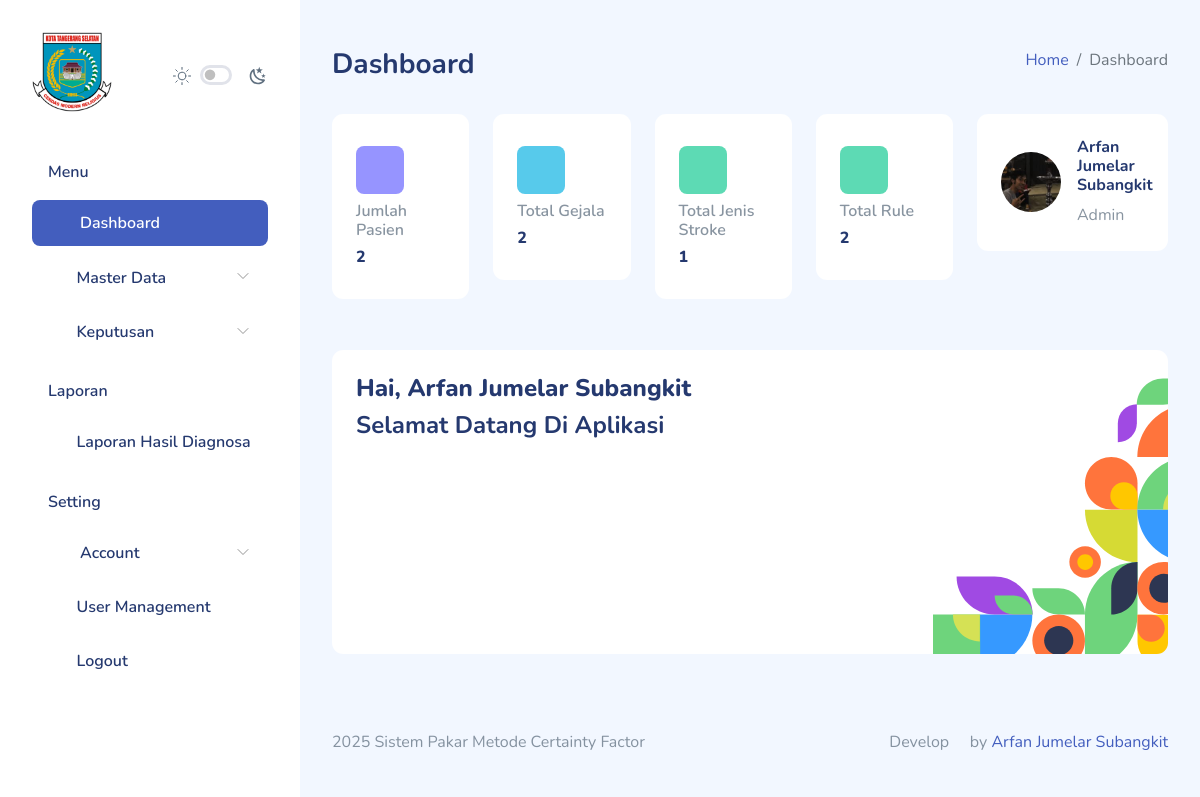
The page /dashboard (signed in) on the database as committed earlier.
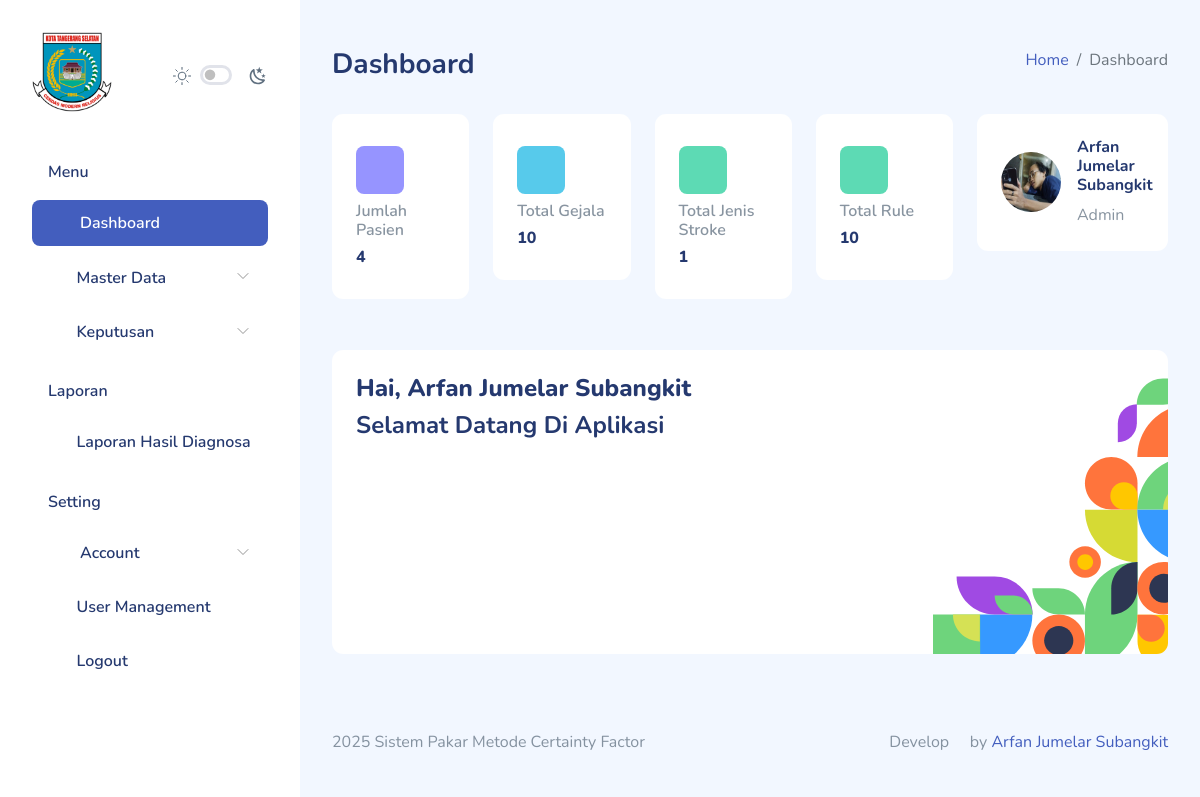
The same page on the database as committed later.
### tables this page shows
CREATE TABLE `users` (
  `id` int(11) NOT NULL,
  `username` varchar(250) NOT NULL,
  `nama` varchar(250) NOT NULL,
  `email` varchar(250) NOT NULL,
  `password` varchar(250) NOT NULL,
  `role` enum('Admin','Perawat') NOT NULL,
  `status` enum('Aktif','Tidak Aktif') NOT NULL,
  `avatar` varchar(250) NOT NULL,
  `created_at` timestamp NOT NULL DEFAULT current_timestamp(),
  `updated_at` timestamp NULL DEFAULT NULL
);

### partials/sidebar.php (called while the page is built, shortened)
<?php
$id = $_SESSION["id"];
$user = query("SELECT * FROM users WHERE id = $id")[0];
?>

### functions.php (called while the page is built, shortened)
<?php
$db = mysqli_connect("localhost", "root", "", "dev-arfan");
function query($query)
{
    global $db;
    $result = mysqli_query($db, $query);
    $rows = [];
    if ($result) {
        if (mysqli_num_rows($result) > 0) {
            while ($row = mysqli_fetch_assoc($result)) {
                $rows[] = $row;
            }
        }
    } else {
        echo "Error: " . mysqli_error($db);
    }
    return $rows;
}

### dashboard/index.php (the view, shortened to what the changed rows need)
<?php
include_once("../auth_check.php");
$role = $_SESSION['role'];
if ($role == 'Admin') {
    $query = query("
        SELECT
            (SELECT COUNT(*) FROM gejala) AS total_gejala,
            (SELECT COUNT(*) FROM penyakit) AS total_penyakit,
            (SELECT COUNT(*) FROM rule) AS total_rule,
            (SELECT COUNT(*) FROM pasien) AS total_pasien
    ");
}
$totalGejala = $query[0]['total_gejala'];
$totalRule = $query[0]['total_rule'];
$totalPasien = $query[0]['total_pasien'];
?>
<!DOCTYPE html>
<html lang="en">
<head>
    <link rel="stylesheet" href="../assets/compiled/css/app.css">
    <link rel="stylesheet" href="../assets/compiled/css/app-dark.css">
    <link rel="stylesheet" href="../assets/compiled/css/iconly.css">
    <link rel="stylesheet" href="../assets/extensions/@fortawesome/fontawesome-free/css/all.min.css">
</head>
<body>
    <div id="app">
        <?php require_once '../partials/sidebar.php'; ?>
        <div id="main">
            <div class="page-heading">
                <section class="section">
                    <section class="row">
                        <div class="col-12 col-lg-9">
                            <div class="row">
                                <div class="col-6 col-lg-3 col-md-6">
                                    <div class="card">
                                        <div class="card-body px-4 py-4-5">
                                            <div class="row">
                                                <div class="col-md-8 col-lg-12 col-xl-12 col-xxl-8">
                                                    <h6 class="text-muted font-semibold">Jumlah Pasien</h6>
                                                    <h6 class="font-extrabold mb-0"><?= $totalPasien; ?></h6>
                                                </div>
                                            </div>
                                        </div>
                                    </div>
                                </div>
                                <div class="col-6 col-lg-3 col-md-6">
                                    <div class="card">
                                        <div class="card-body px-4 py-4-5">
                                            <div class="row">
                                                <div class="col-md-8 col-lg-12 col-xl-12 col-xxl-8">
                                                    <h6 class="text-muted font-semibold">Total Gejala</h6>
                                                    <h6 class="font-extrabold mb-0"><?= $totalGejala; ?></h6>
                                                </div>
                                            </div>
                                        </div>
                                    </div>
                                </div>
                                <div class="col-6 col-lg-3 col-md-6">
                                    <div class="card">
                                        <div class="card-body px-4 py-4-5">
                                            <div class="row">
                                                <div class="col-md-8 col-lg-12 col-xl-12 col-xxl-8">
                                                    <h6 class="text-muted font-semibold">Total Rule</h6>
                                                    <h6 class="font-extrabold mb-0"><?= $totalRule; ?></h6>
                                                </div>
                                            </div>
                                        </div>
                                    </div>
                                </div>
                            </div>
                        </div>
                        <div class="col-12 col-lg-3">
                            <div class="card">
                                <div class="card-body py-4 px-4">
                                    <div class="d-flex align-items-center">
                                        <div class="avatar avatar-xl">
                                            <img src="../assets/static/images/<?= $user["avatar"]; ?>" alt="Face 1">
                                        </div>
                                        <div class="ms-3 name">
                                            <h6 class="font-bold"><?= $user["nama"]; ?></h6>
                                            <h7 class="text-muted mb-0"><?= $user["role"]; ?></h7>
                                        </div>
                                    </div>
                                </div>
                            </div>
                        </div>
                    </section>
                    <div class="row mt-2">
                        <div class="col-12">
                            <div class="row">
                                <div class="col-xl-12 col-lg-12 py-2">
                                    <div class="card" style="height : 19rem; background-position: calc(100% + 1rem) bottom; background-size: 30% auto; background-repeat: no-repeat; background-image: url(../assets/static/images/bg/rhone.svg);">
                                        <div class=" px-4 mt-4">
                                            <h4> <b>Hai, <?= $user["nama"]; ?> </b> </h4>
                                        </div>
                                    </div>
                                </div>
                            </div>
                        </div>
                    </div>
                </section>
            </div>
        </div>
    </div>
</body>
</html>

Rows that differ between the two databases and show on the page:
changed users "Arfan Jumelar Subangkit": avatar: a different picture
Other text that changed with them:
$totalPasien: "2" → "4"
$totalGejala: "2" → "10"
$totalRule: "2" → "10"
